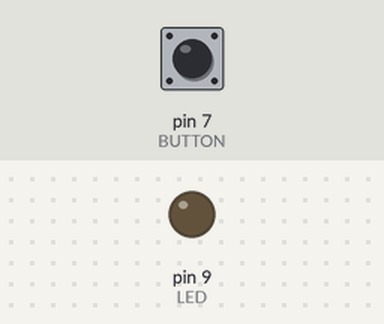
Simulated run of this sketch. Board: Arduino Mega 2560, built with avr-gcc and run on an emulated ATmega2560. Shown: output pins drawn as LEDs (lit = HIGH). The inputs (shaded band) are chosen by the test bench; at power-on: pin 7 (BUTTON) LOW.

Above: at 1.2 s.
1.3 s: pin 7 (BUTTON) pulled HIGH for 0.15 s
At 2.4 s:
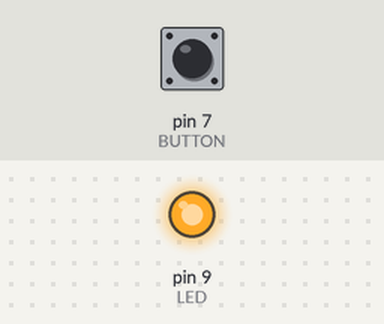
2.9 s: pin 7 (BUTTON) pulled HIGH for 1 s
At 3.6 s:
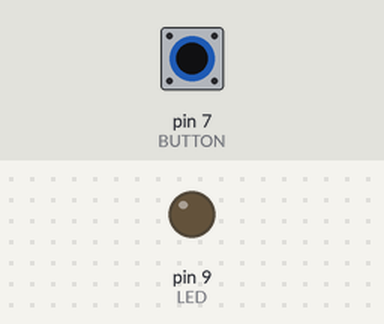
5.4 s: pin 7 (BUTTON) pulled HIGH for 3.2 s
At 6.8 s:
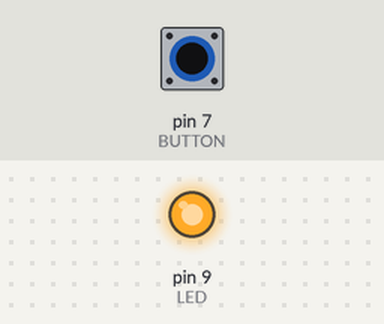
Timing chart, 0 to 8.4 s (numbered marks = the images above; inputs shaded):
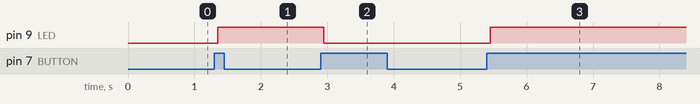

The sketch:

toggle_led_bt.ino
```cpp
#define BUTTON 7
#define LED 9

String buffer = "";
int command = 0;

int led_state = LOW;
int button_state;
int last_button_state = LOW;

long debounce_time = 0;
long debounce_delay = 50;
char msg[32];

void setup() {
  Serial1.begin( 9600 );
  pinMode( BUTTON, INPUT );
  pinMode( LED, OUTPUT );
  digitalWrite( LED, led_state );
}

void loop() {
  int current_button_state = digitalRead( BUTTON );
  if ( current_button_state != last_button_state ) {
    debounce_time = millis();
  }

  if ( (millis() - debounce_time) > debounce_delay ) {
    if ( current_button_state != button_state ) {
      button_state = current_button_state;
      if ( button_state == HIGH ) {
        led_state = !led_state;
        sprintf( msg, "LED state: %d", led_state );
        Serial1.print( msg );
      }
    }
  }

  if ( Serial1.available() ) {
    buffer = Serial1.readString();
    command = buffer.toInt();
    if ( command ) {
      led_state = !led_state;
      sprintf( msg, "LED state: %d", led_state );
      Serial1.print( msg );
    }
  }

  digitalWrite( LED, led_state );
  last_button_state = current_button_state;
}
```

Measured:
- after the input at 1.3 s, pin 9 (LED): LOW → HIGH after 0.05 s
- after the input at 2.9 s, pin 9 (LED): HIGH → LOW after 0.05 s
- after the input at 5.4 s, pin 9 (LED): LOW → HIGH after 0.05 s
